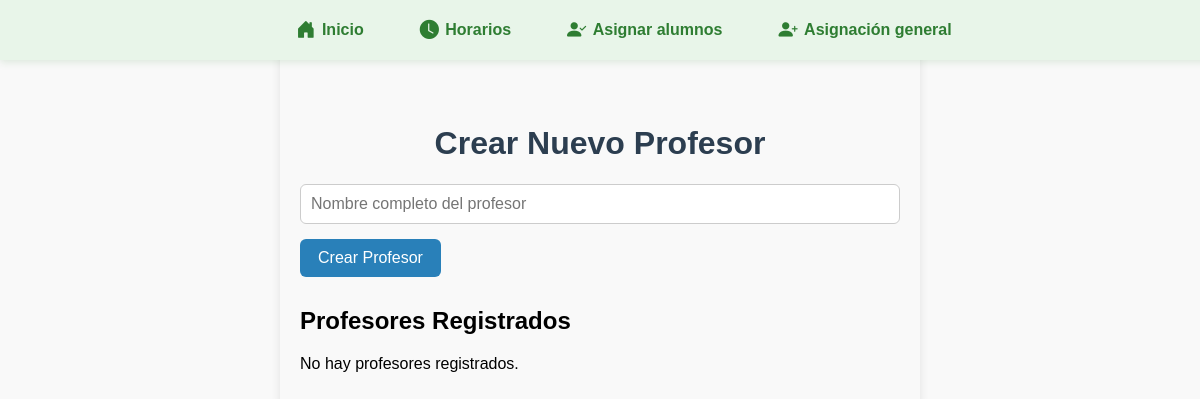
The app's page /crear_profesores.php, older data.
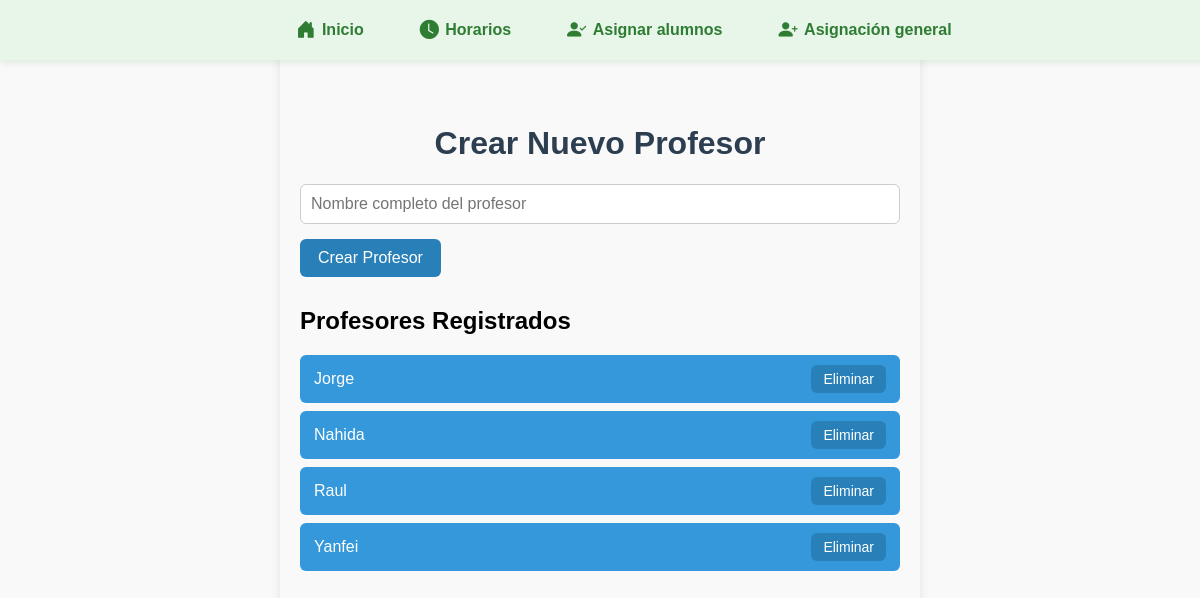
The same page, newer data.
### tables this page shows
CREATE TABLE `profesores` (
  `id` int(11) NOT NULL AUTO_INCREMENT,
  `nombre` varchar(100) NOT NULL,
  PRIMARY KEY (`id`)
);

### crear_profesores.php (the view, shortened to what this page needs)
<?php
require_once __DIR__ . '/includes/bd.php';
$profesores = $conexion->query("SELECT id, nombre FROM profesores ORDER BY nombre")->fetch_all(MYSQLI_ASSOC);
function escape($str) {
    return htmlspecialchars($str, ENT_QUOTES);
}
?>
<!DOCTYPE html>
<html lang="es">
<head>
</head>
<body style="font-family: Arial, sans-serif; max-width: 600px; margin: 30px auto; background: #f9f9f9; padding: 20px; border-radius: 8px; box-shadow: 0 3px 10px rgba(0,0,0,0.1);">
    <?php include 'navbar3.php'; ?>
    <br>
    <br>
    <br>
    <h1 style="color: #2c3e50; text-align: center;">Crear Nuevo Profesor</h1>
    <form method="POST" action="" style="margin-bottom: 30px;">
        <input
            type="text"
            name="nombre"
            placeholder="Nombre completo del profesor"
            required
            style="width: calc(100% - 22px); padding: 10px; font-size: 16px; border-radius: 6px; border: 1px solid #ccc; margin-bottom: 15px;"
        >
        <button
            type="submit"
            style="background-color: #2980b9; color: white; border: none; padding: 10px 18px; border-radius: 6px; font-size: 16px; cursor: pointer; transition: background-color 0.2s;"
            onmouseover="this.style.backgroundColor='#1c5980';"
            onmouseout="this.style.backgroundColor='#2980b9';"
        >
            Crear Profesor
        </button>
    </form>
    <h2 style="margin-top: 0;">Profesores Registrados</h2>
    <?php if (count($profesores) > 0): ?>
        <ul style="list-style-type: none; padding-left: 0;">
            <?php foreach ($profesores as $profesor): ?>
                <li
                    style="background: #3498db; color: white; padding: 10px 14px; margin-bottom: 8px; border-radius: 6px; display: flex; justify-content: space-between; align-items: center;"
                >
                    <?= escape($profesor['nombre']) ?>
                    <a
                        href="?eliminar_id=<?= $profesor['id'] ?>"
                        class="btn-eliminar"
                        onclick="return confirm('¿Seguro que deseas eliminar a <?= escape(addslashes($profesor['nombre'])) ?>?');"
                        style="background-color: #2980b9; color: white; border: none; padding: 6px 12px; border-radius: 6px; font-size: 14px; cursor: pointer; text-decoration: none; transition: background-color 0.2s;"
                        onmouseover="this.style.backgroundColor='#1c5980';"
                        onmouseout="this.style.backgroundColor='#2980b9';"
                    >
                        Eliminar
                    </a>
                </li>
            <?php endforeach; ?>
        </ul>
    <?php else: ?>
        <p>No hay profesores registrados.</p>
    <?php endif; ?>
</body>
</html>

Row changes from the older to the newer data that the page shows:
added profesores: nombre "Jorge"
added profesores: nombre "Nahida"
added profesores: nombre "Raul"
added profesores: nombre "Yanfei"
Text that changed along with them:
text no longer shown: "No hay profesores registrados."
